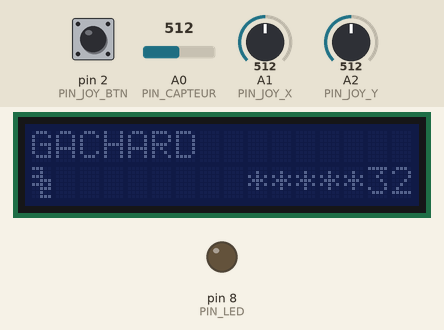
Recording of a sketch running on a simulated Arduino Uno, built with avr-gcc and run on an emulated ATmega328P. Shown: 16×2 character LCD, output pins drawn as LEDs (lit = HIGH). The test bench sets the inputs (shaded band); at power-on: A2 (PIN_JOY_Y) = 512, A1 (PIN_JOY_X) = 512, pin 2 (PIN_JOY_BTN) HIGH, A0 (PIN_CAPTEUR) = 512. What the sketch prints to the serial monitor is not drawn.

Above: at 1.2 s.
1.3 s: A2 (PIN_JOY_Y) set to 549
4.3 s: A2 (PIN_JOY_Y) set to 581
At 4.6 s:
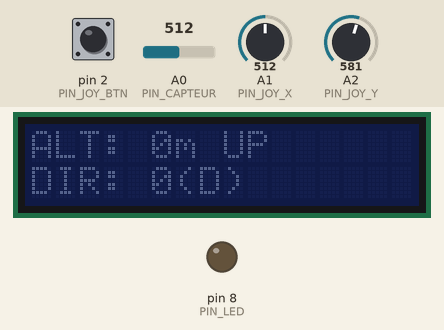
7.3 s: A1 (PIN_JOY_X) set to 504
At 8.1 s:
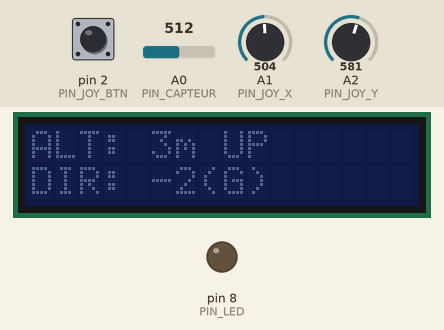
10.3 s: pin 2 (PIN_JOY_BTN) pulled LOW for 0.15 s
At 11.5 s:
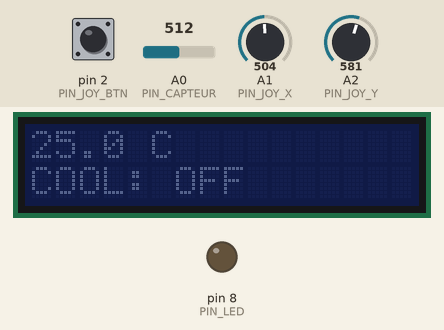
11.9 s: A0 (PIN_CAPTEUR) set to 601
At 13.2 s:
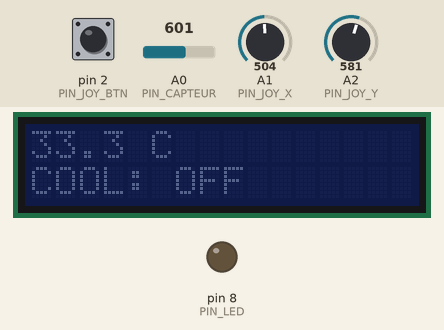
13.5 s: A0 (PIN_CAPTEUR) set to 627
At 14.5 s:
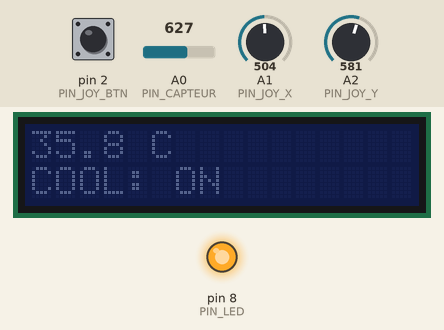
Timing chart, 0 to 16.0 s (numbered marks = the images above; inputs shaded):
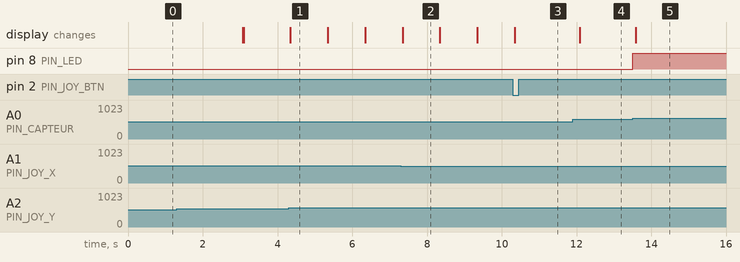

The sketch:

labo3.ino
```cpp
// ============================================================
// LABO 03
// Étudiant : GACHARD - DA 6357132 (pair -> thermistance)
// Cours : 420-0SG-SW - Développement de systèmes embarqués
// ============================================================

#include <Wire.h>
#include <LCD_I2C.h>

// === LCD I2C ===
LCD_I2C lcd(0x27, 16, 2);

// === Broches ===
const int PIN_CAPTEUR  = A0;
const int PIN_JOY_X    = A1;
const int PIN_JOY_Y    = A2;
const int PIN_JOY_BTN  = 2;
const int PIN_LED      = 8;

// === Info étudiant ===
const char NOM[]    = "GACHARD";
const char NUM_ETD[] = "6357132";

// === Caractère personnalisé "32" (5x8) ===
byte charPerso[8] = {
  0b11100,  // ***
  0b00100,  //   *
  0b11100,  // ***
  0b00111,  //   ***
  0b11101,  // *** *
  0b00111,  //   ***
  0b00100,  //   *
  0b00111   //   ***
};

// === Thermistance ===
float R1 = 10000;
float c1 = 1.129148e-03;
float c2 = 2.34125e-04;
float c3 = 8.76741e-08;

// === Variables globales ===
unsigned long currentTime = 0;

float altitude       = 0.0;
bool coolingOn       = false;
int pageActuelle     = 0;
bool dernierEtatBtn  = HIGH;
unsigned long tDernierDebounce = 0;
bool demarrageFini   = false;

// === Constantes ===
const int JOY_CENTRE   = 512;
const int JOY_DEADZONE = 50;
const float ALTITUDE_MAX = 200.0;
const float VITESSE_MS   = 1.0;
const unsigned long DEBOUNCE_MS  = 200;
const unsigned long SERIAL_RATE  = 500;
const unsigned long LCD_RATE     = 250;
const unsigned long DEMARRAGE_MS = 3000;

// ============================================================
//  Masque le numéro étudiant : "*****32"
// ============================================================
void masquerNumEtd(char resultat[]) {
  for (int i = 0; i < 7; i++) {
    if (i < 5) {
      resultat[i] = '*';
    } else {
      resultat[i] = NUM_ETD[i];
    }
  }
}

// ============================================================
//  Lecture de la température (thermistance)
// ============================================================
float lireTemperature(int raw) {
  if (raw <= 0) raw = 1;

  float R2 = R1 * (1023.0 / (float)raw - 1.0);
  float logR2 = log(R2);
  float T = 1.0 / (c1 + c2 * logR2 + c3 * logR2 * logR2 * logR2);
  float Tc = T - 273.15;

  return Tc;
}

// ============================================================
//  Mise à jour de l'altitude selon le joystick Y
// ============================================================
void majAltitude(int rawY) {
  static unsigned long lastTime = 0;

  if (lastTime == 0) {
    lastTime = currentTime;
    return;
  }

  float dt = (currentTime - lastTime) / 1000.0;
  lastTime = currentTime;

  if (rawY > JOY_CENTRE + JOY_DEADZONE) {
    altitude = altitude + VITESSE_MS * dt;
  } else if (rawY < JOY_CENTRE - JOY_DEADZONE) {
    altitude = altitude - VITESSE_MS * dt;
  }

  // Limiter entre 0 et 200 m
  if (altitude < 0.0) {
    altitude = 0.0;
  }

  if (altitude > ALTITUDE_MAX) {
    altitude = ALTITUDE_MAX;
  }
}

// ============================================================
//  Gestion du bouton du joystick (changement de page)
// ============================================================
void gererBouton() {
  bool lecture = digitalRead(PIN_JOY_BTN);

  if (lecture == LOW && dernierEtatBtn == HIGH) {
    if (currentTime - tDernierDebounce > DEBOUNCE_MS) {
      pageActuelle = (pageActuelle + 1) % 2;
      tDernierDebounce = currentTime;
    }
  }
  dernierEtatBtn = lecture;
}

// ============================================================
//  Affichage LCD - Tâche périodique (250 ms)
//  Page 0 : Altitude + Direction
//  Page 1 : Température + Ventilation
// ============================================================
void afficherLCD(float tempC, int angle, int rawY) {
  // Static pour garder la valeur entre chaque tour
  static unsigned long lastTime = 0;

  if (currentTime - lastTime < LCD_RATE) return;
  lastTime = currentTime;

  lcd.clear();

  if (pageActuelle == 0) {
    // Ligne 1 : ALT: XXXm UP/DOWN
    lcd.setCursor(0, 0);
    lcd.print("ALT: ");
    lcd.print((int)altitude);
    lcd.print("m ");
    if (rawY > JOY_CENTRE + JOY_DEADZONE) {
      lcd.print("UP");
    } else if (rawY < JOY_CENTRE - JOY_DEADZONE) {
      lcd.print("DOWN");
    }

    // Ligne 2 : DIR: XX(D) ou DIR: -XX(G)
    lcd.setCursor(0, 1);
    lcd.print("DIR: ");
    lcd.print(angle);
    if (angle >= 0) {
      lcd.print("(D)");
    } else {
      lcd.print("(G)");
    }

  } else {
    // Ligne 1 : température
    lcd.setCursor(0, 0);
    lcd.print(tempC, 1);
    lcd.print(" C");

    // Ligne 2 : état ventilation
    lcd.setCursor(0, 1);
    lcd.print("COOL: ");
    if (coolingOn) {
      lcd.print("ON");
    } else {
      lcd.print("OFF");
    }
  }
}

// ============================================================
//  Transmission série - Tâche périodique (500 ms)
// ============================================================
void envoyerSerie(int rawX, int rawY) {
  // Static pour garder la valeur entre chaque tour
  static unsigned long lastTime = 0;

  if (currentTime - lastTime < SERIAL_RATE) return;
  lastTime = currentTime;

  Serial.print(F("etd:"));
  Serial.print(NUM_ETD);
  Serial.print(F(",x:"));
  Serial.print(rawX);
  Serial.print(F(",y:"));
  Serial.print(rawY);
  Serial.print(F(",sys:"));
  if (coolingOn) {
    Serial.println(1);
  } else {
    Serial.println(0);
  }
}

// ============================================================
//  Écran de démarrage (3 secondes)
// ============================================================
void ecranDemarrage() {
  // Static pour garder la valeur entre chaque tour
  static unsigned long debutDemarrage = 0;

  if (debutDemarrage == 0) {
    debutDemarrage = currentTime;

    char numMasque[7];
    masquerNumEtd(numMasque);

    lcd.setCursor(0, 0);
    lcd.print(NOM);

    lcd.setCursor(0, 1);
    lcd.write(0);
    lcd.setCursor(9, 1);
    lcd.print(numMasque);
  }

  if (currentTime - debutDemarrage >= DEMARRAGE_MS) {
    demarrageFini = true;
    lcd.clear();
  }
}

// ============================================================
//  SETUP
// ============================================================
void setup() {
  Serial.begin(115200);

  pinMode(PIN_JOY_BTN, INPUT_PULLUP);
  pinMode(PIN_LED, OUTPUT);
  digitalWrite(PIN_LED, LOW);

  lcd.begin();
  lcd.createChar(0, charPerso);
}

// ============================================================
//  LOOP
// ============================================================
void loop() {
  currentTime = millis();

  // Écran de démarrage (3 secondes)
  if (!demarrageFini) {
    ecranDemarrage();
    return;
  }

  // Lectures analogiques
  int rawCapteur = analogRead(PIN_CAPTEUR);
  int rawX       = analogRead(PIN_JOY_X);
  int rawY       = analogRead(PIN_JOY_Y);

  // Température
  float tempC = lireTemperature(rawCapteur);

  // Logique ventilation
  if (tempC > 35.0) {
    coolingOn = true;
  } else if (tempC < 30.0) {
    coolingOn = false;
  }
  digitalWrite(PIN_LED, coolingOn);

  // Altitude
  majAltitude(rawY);

  // Direction : angle -90° à +90°
  int angle = map(rawX, 0, 1023, -90, 90);

  // Bouton changement de page
  gererBouton();

  // Affichage LCD
  afficherLCD(tempC, angle, rawY);

  // Transmission série
  envoyerSerie(rawX, rawY);


}
```

Measured:
- the behaviour switches between 562 and 563 on A2 (PIN_JOY_Y) (found by bisection; images 0 and 1)
- the behaviour switches between 512 and 511 on A1 (PIN_JOY_X) (found by bisection; images 1 and 2)
- the behaviour switches between 618 and 619 on A0 (PIN_CAPTEUR) (found by bisection; images 4 and 5)
- after the input at 4.3 s, the display: changes after 0.05 s (image 1)
- after the input at 7.3 s, the display: changes after 0.05 s (image 2)
- after the input at 10.3 s, the display: changes at once (image 3)
- after the input at 11.9 s, the display: changes after 0.19 s (image 4)
- after the input at 13.5 s, pin 8 (PIN_LED): LOW → HIGH at once; the display: changes after 0.09 s (image 5)
